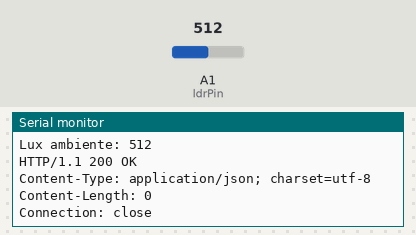
Recording of a sketch running on a simulated Arduino Uno, built with avr-gcc and run on an emulated ATmega328P. On the bench: the last lines printed to the serial monitor. Inputs (shaded band) come from the test bench; at power-on: A1 (ldrPin) = 512. WiFi joins after 1.5 s; servers stay silent unless stated; uploads are accepted with an empty reply.

Above: at 2.4 s.
2.5 s: A1 (ldrPin) set to 716
At 2.6 s:
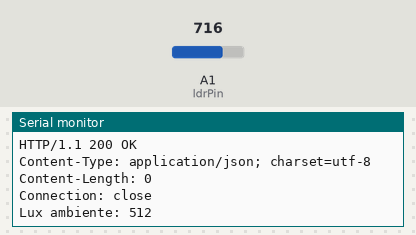
4.0 s: A1 (ldrPin) set to 900
At 4.21 s:
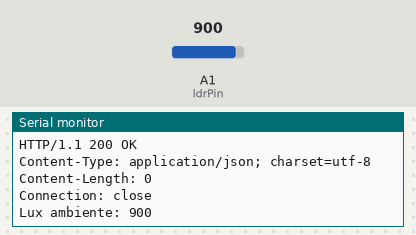
Timing chart, 0 to 7.0 s (numbered marks = the images above; inputs shaded):
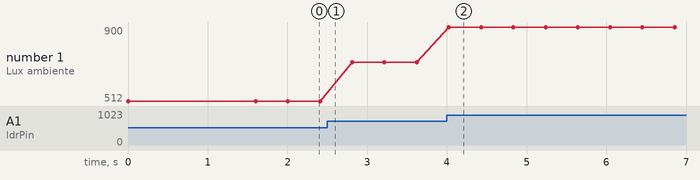

The sketch:

sketch_may18a.ino
```cpp
#include <SPI.h>
#include <Ethernet.h>

// Definições de IP, máscara de rede e gateway
byte mac[] = { 0xDE, 0xAD, 0xBE, 0xEF, 0xFE, 0xED };
IPAddress ip(192,168,1,10);
IPAddress server(192, 168, 1, 4);
int port = 5078;
IPAddress gateway(192, 168, 1, 1);
IPAddress subnet(255, 255, 255, 0);

EthernetClient client;

#define ldrPin A1
int vldr = 0;

void setup() {
  pinMode(ldrPin, INPUT);
  Serial.begin(9600);
  Ethernet.begin(mac, ip, gateway, subnet);
}

void loop() {
  vldr = analogRead(ldrPin);
  Serial.print("Lux ambiente: ");
  Serial.println(vldr);


  if (client.connect(server,port)) { // Conecta ao servidor ASP.NET Core
    String url = "/ldr?values=" + String(vldr);


    // Fazendo a requisição HTTP GET
   // Fazendo a requisição HTTP GET
    client.print("GET ");
    client.print(url);
    client.println(" HTTP/1.1");
    client.print("Host: ");
    client.println("192.168.1.4");
    client.println("Connection: close");
    client.println(); // Fim dos cabeçalhos


    // Aguarda a resposta do servidor
    while (client.connected()) {
      if (client.available()) {
        char c = client.read();
        Serial.print(c);
      }
    }

    client.stop();
  } else {
    Serial.println("Connection failed");
  }

  delay(100); // Envia a cada 10 segundos
}
```

Measured:
- after the input at 4.0 s, the serial monitor: prints a new line at once (image 2)
- plotted number 1: 512 → 716 after the input at 2.5 s, 716 → 900 after the input at 4.0 s
